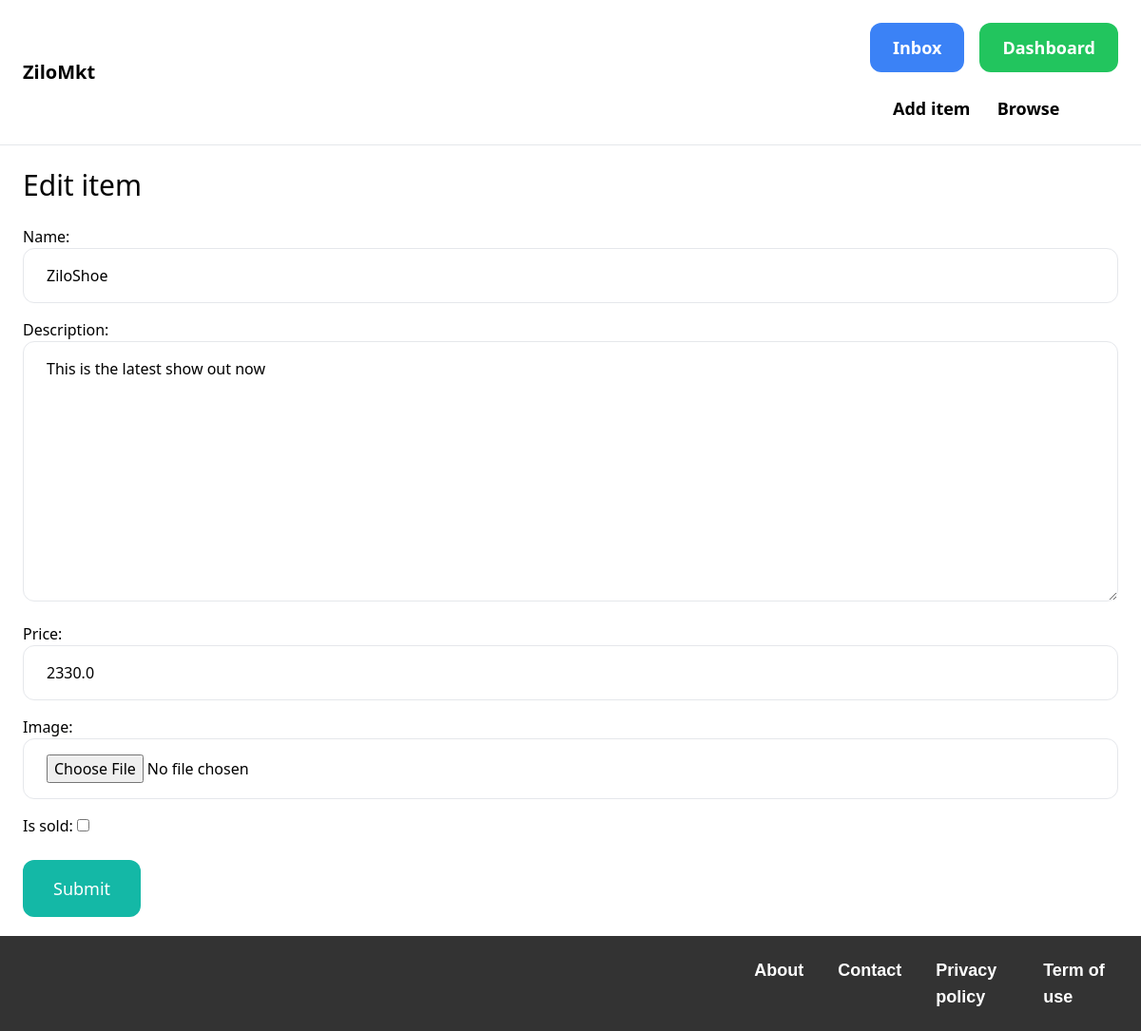
The app's page /items/2/edit/ (signed in) with its own data.
### item/models.py (models this page shows, shortened)
class Item(models.Model):
    category = models.ForeignKey(Category, related_name='items', on_delete=models.CASCADE)
    name = models.CharField(max_length=255)
    description = models.TextField(blank=True, null=True)
    price = models.FloatField()
    image = models.ImageField(upload_to='item_images', blank=True, null=True)
    is_sold = models.BooleanField(default=False)
    created_by = models.ForeignKey(User, related_name='items', on_delete=models.CASCADE)
    created_at = models.DateTimeField(auto_now_add=True)

### item/views.py (the view)
# urls.py: path('<int:pk>/edit/', views.edit, name='edit'),
@login_required
def edit(request, pk):
    item = get_object_or_404(Item, pk=pk, created_by=request.user)
    if request.method == 'POST':
        form = EditItemForm(request.POST, request.FILES, instance=item)
        if form.is_valid():
            form.save()
            return redirect('item:detail', pk=item.id)
    else:
        form = EditItemForm(instance=item)
    return render(request, 'item/form.html', {
        'form': form,
        'title': 'Edit item',
    })

### item/forms.py
class EditItemForm(forms.ModelForm):
    class Meta:
        model = Item
        fields = ('name', 'description', 'price', 'image', 'is_sold')
        widgets = {
            'name': forms.TextInput(attrs={
                'class': INPUT_CLASSES
            }),
            'description': forms.Textarea(attrs={
                'class': INPUT_CLASSES
            }),
            'price': forms.TextInput(attrs={
                'class': INPUT_CLASSES
            }),
            'image': forms.FileInput(attrs={
                'class': INPUT_CLASSES
            })
        }

### item/templates/item/form.html (shortened to what this page needs)
{% extends 'core/base.html' %}
{% block content %}
<h1 class="mb-6 text-3xl">{{ title }}</h1>
<form method="post" action="." enctype="multipart/form-data">
    <div class="space-y-4">
        {{ form.as_p }}
    </div>
    <button class="mt-6 py-4 px-8 text-lg bg-teal-500 hover:bg-teal-700 rounded-xl text-white">Submit</button>
</form>
<br><br>
{% endblock %}

### core/templates/core/base.html (style rules this page uses)
html { position: relative; min-height: 100%; }
body { margin-bottom: 100px; }

### records on screen
Item: name "ZiloShoe", description "This is the latest show out now", price "2330.0"

### other values on screen
{{ title }} "Edit item"
